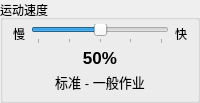
           <widget class="QGroupBox" name="armSpeedGroup">
            <property name="title">
             <string>运动速度</string>
            </property>
            <layout class="QVBoxLayout" name="armSpeedLayout">
             <property name="spacing">
              <number>4</number>
             </property>
             <property name="leftMargin">
              <number>10</number>
             </property>
             <property name="topMargin">
              <number>4</number>
             </property>
             <property name="rightMargin">
              <number>10</number>
             </property>
             <property name="bottomMargin">
              <number>8</number>
             </property>
             <item>
              <layout class="QHBoxLayout" name="armSpeedRow">
               <property name="spacing">
                <number>6</number>
               </property>
               <item>
                <widget class="QLabel" name="lblArmSpeedSlow">
                 <property name="text">
                  <string>慢</string>
                 </property>
                </widget>
               </item>
               <item>
                <widget class="QSlider" name="sliderArmSpeed">
                 <property name="sizePolicy">
                  <sizepolicy hsizetype="Expanding" vsizetype="Fixed">
                   <horstretch>1</horstretch>
                   <verstretch>0</verstretch>
                  </sizepolicy>
                 </property>
                 <property name="minimum">
                  <number>0</number>
                 </property>
                 <property name="maximum">
                  <number>100</number>
                 </property>
                 <property name="value">
                  <number>50</number>
                 </property>
                 <property name="orientation">
                  <enum>Qt::Orientation::Horizontal</enum>
                 </property>
                 <property name="tickPosition">
                  <enum>QSlider::TickPosition::TicksBelow</enum>
                 </property>
                 <property name="tickInterval">
                  <number>25</number>
                 </property>
                </widget>
               </item>
               <item>
                <widget class="QLabel" name="lblArmSpeedFast">
                 <property name="text">
                  <string>快</string>
                 </property>
                </widget>
               </item>
              </layout>
             </item>
             <item>
              <widget class="QLabel" name="lblArmSpeedVal">
               <property name="font">
                <font>
                 <pointsize>13</pointsize>
                 <bold>true</bold>
                </font>
               </property>
               <property name="text">
                <string>50%</string>
               </property>
               <property name="alignment">
                <set>Qt::AlignmentFlag::AlignCenter</set>
               </property>
              </widget>
             </item>
             <item>
              <widget class="QLabel" name="lblArmSpeedHint">
               <property name="font">
                <font>
                 <pointsize>10</pointsize>
                </font>
               </property>
               <property name="text">
                <string>标准 - 一般作业</string>
               </property>
               <property name="alignment">
                <set>Qt::AlignmentFlag::AlignCenter</set>
               </property>
              </widget>
             </item>
            </layout>
           </widget>
